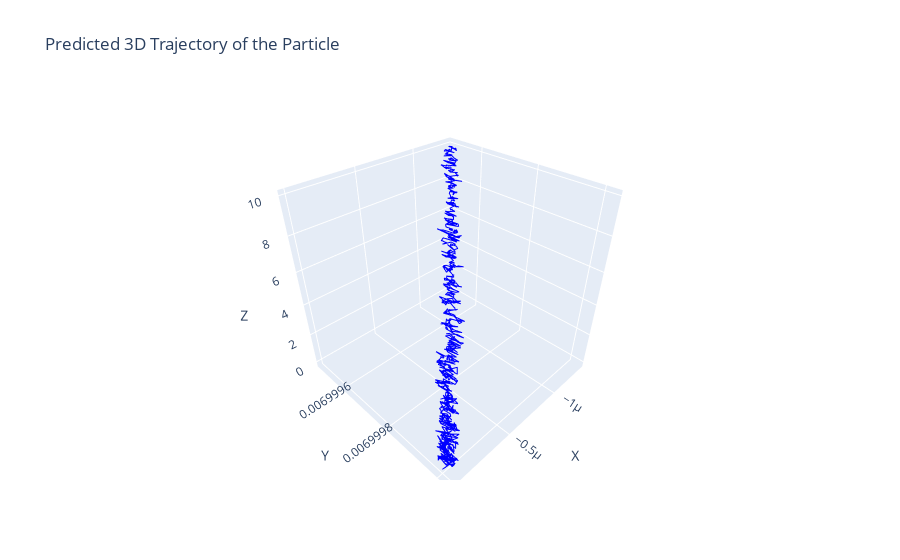

Notebook cell for this chart:
### Code cell
import plotly.graph_objects as go
import torch

# Load the trained model
model = TrajectoryPINN().to(device)
model.load_state_dict(torch.load("trajectory_pinn_3d.pth"))
model.eval()

# Generate predictions
t_test = torch.linspace(0, 1e-5, 1000, device=device).unsqueeze(1)  # Time values
with torch.no_grad():
    s_pred = model(t_test).cpu().numpy()  # Predicted positions

# Extract coordinates
x_pred, y_pred, z_pred = s_pred[:, 0], s_pred[:, 1], s_pred[:, 2]

# Create interactive 3D plot
fig = go.Figure()

fig.add_trace(
    go.Scatter3d(
        x=x_pred,
        y=y_pred,
        z=z_pred,
        mode="lines",
        line=dict(color="blue", width=2),
        name="Predicted Trajectory",
    )
)

# Add titles and labels
fig.update_layout(
    title="Predicted 3D Trajectory of the Particle",
    scene=dict(xaxis_title="X", yaxis_title="Y", zaxis_title="Z"),
)

# Show the plot
fig.show()

### Figure 1 — Plotly figure (JSON) as saved in the notebook; plotly's stock layout.template omitted (floating-point values rounded to 4 significant figures; data arrays with more than 128 entries replaced by an {"elided": "..."} marker saying what was removed)
{"data": [{"line": {"color": "blue", "width": 2}, "mode": "lines", "name": "Predicted Trajectory", "type": "scatter3d", "x": {"elided": "1000 float values"}, "y": {"elided": "1000 float values"}, "z": {"elided": "1000 float values"}}], "layout": {"scene": {"xaxis": {"title": {"text": "X"}}, "yaxis": {"title": {"text": "Y"}}, "zaxis": {"title": {"text": "Z"}}}, "title": {"text": "Predicted 3D Trajectory of the Particle"}}}
